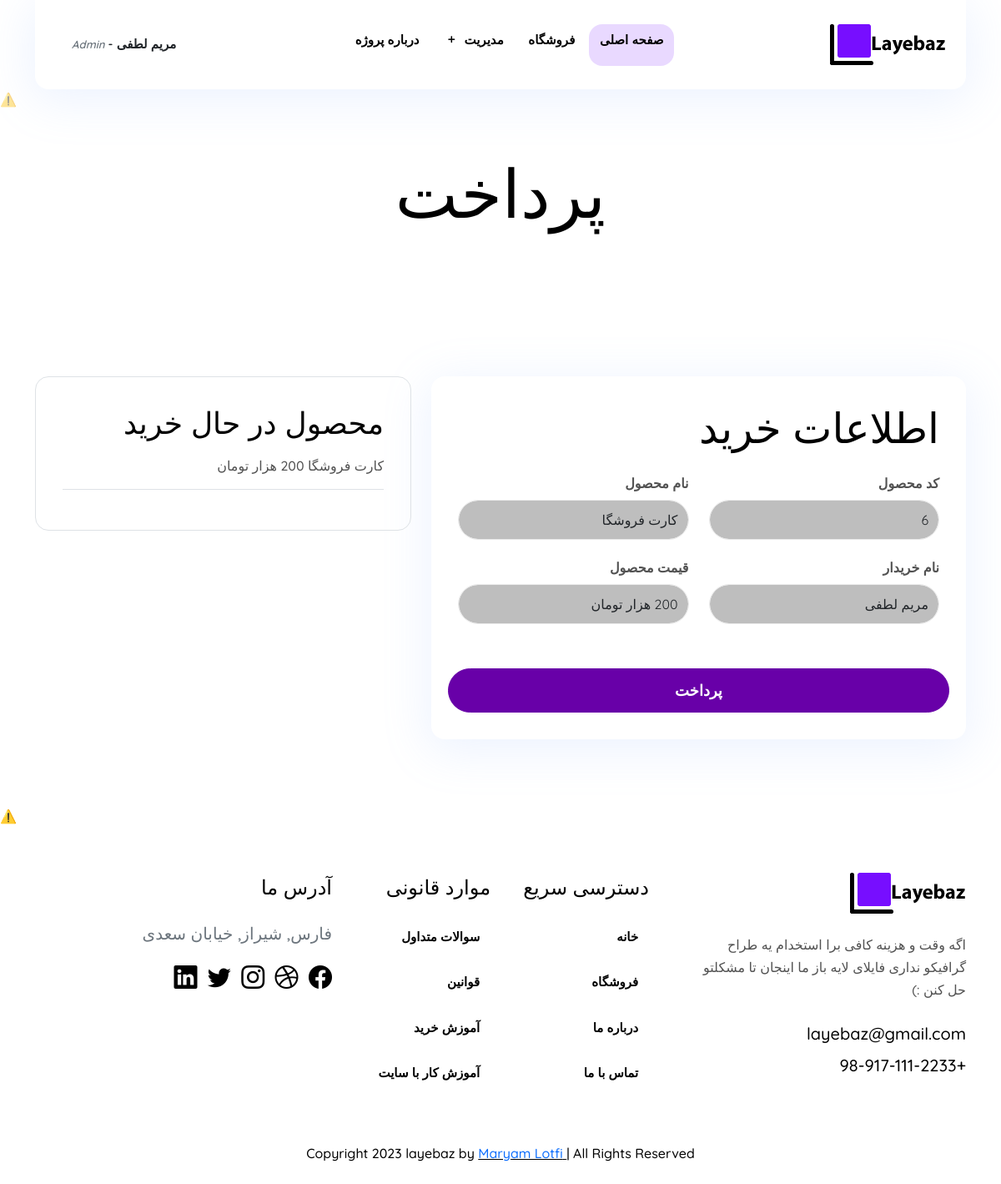
The app's page /product-checkout.php?id=6 (signed in), older data.
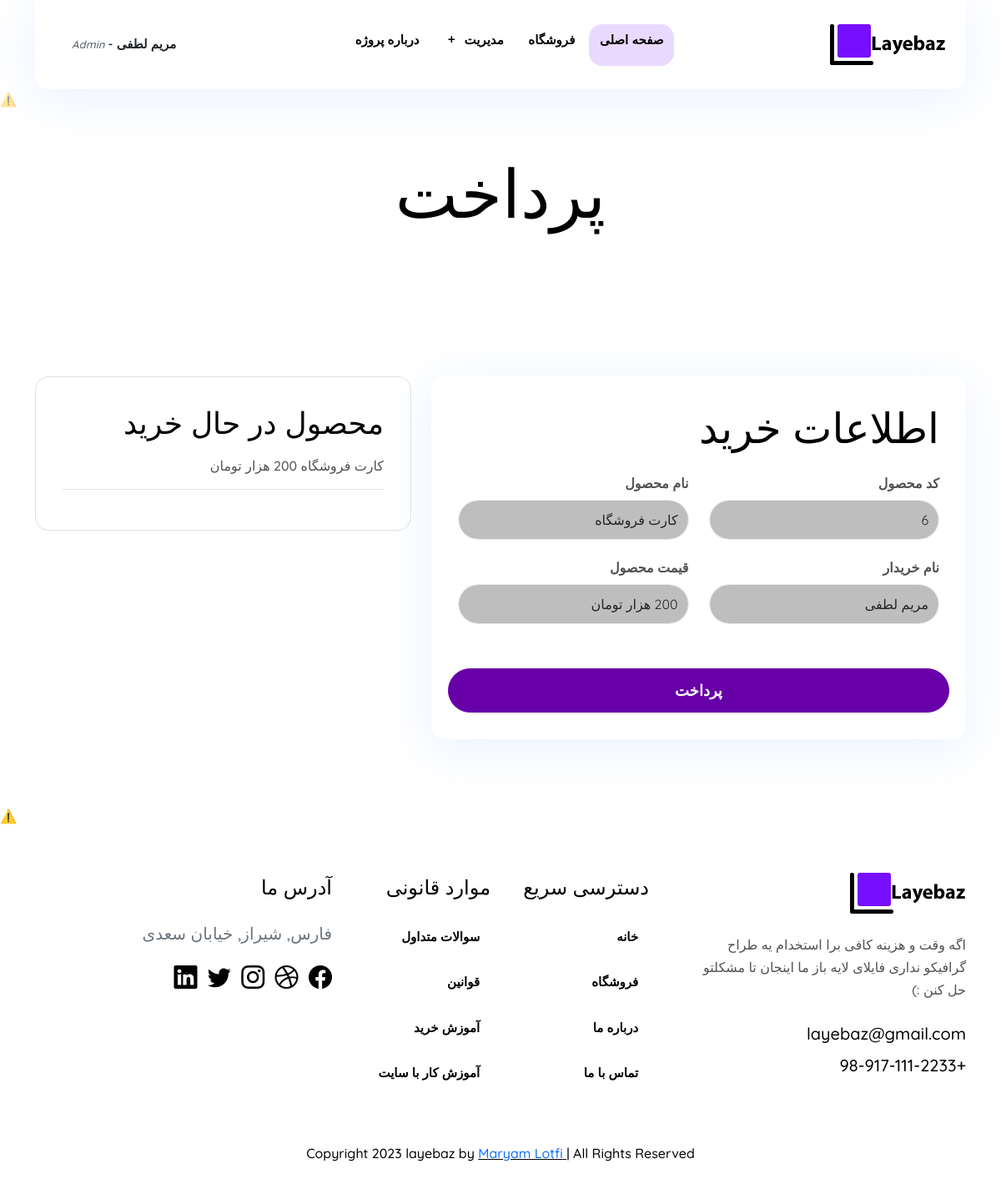
The same page, newer data.
### tables this page shows
CREATE TABLE `products` (
  `productid` int(11) NOT NULL,
  `userid` int(11) NOT NULL,
  `name` varchar(120) NOT NULL,
  `description` text NOT NULL,
  `link` text NOT NULL,
  `image` varchar(120) NOT NULL,
  `price` int(11) NOT NULL
);

### product-checkout.php (the view, shortened to what this page needs)
<?php
include('inc/header.php');
$product_id = 0;
if (isset($_GET['id']))
    $product_id = $_GET['id'];
?>
<?php
$link = mysqli_connect("localhost", "root", "", "layebazdb");
mysqli_query($link, "set names utf8");
$query = "SELECT * FROM products WHERE productid='$product_id'";
$result = mysqli_query($link, $query);
if ($row = mysqli_fetch_array($result)) {
?>
<section class="position-relative overflow-hidden">
    <div class="container">
        <div class="row text-center">
            <div class="col">
                <h1 class="mb-3">پرداخت</h1>
            </div>
        </div>
    </div>
    <div class="position-absolute animation-1">
        <lottie-player src="https://lottie.host/59ba3e9a-bef6-400b-adbb-0eb8c20c9f65/WPBRmjAinD.json"
            background="transparent.html" speed="1" style="width: auto; height: auto;" loop autoplay>
        </lottie-player>
    </div>
</section>
<div class="page-content">
    <section>
        <div class="container">
            <div class="row">
                <div class="col-lg-7 col-md-12">
                    <div class="checkout-form shadow bg-white p-5 rounded-4">
                        <h2 class="mb-4">اطلاعات خرید</h2>
                        <form class="row" action="action-checkout.php" method="post">
                            <div class="col-md-6">
                                <div class="form-group">
                                    <label class="font-w-6">کد محصول</label>
                                    <input type="text" name="ProductId" class="form-control" placeholder="کد محصول"
                                        value="<?= $product_id ?>" style="background-color: rgba(169,169,169,0.75)"
                                        readonly>
                                </div>
                            </div>
                            <div class="col-md-6">
                                <div class="form-group">
                                    <label class="font-w-6">نام محصول </label>
                                    <input type="text" name="ProductName" class="form-control" placeholder="نام محصول"
                                        value="<?= $row['name'] ?>" style="background-color: rgba(169,169,169,0.75)"
                                        readonly>
                                </div>
                            </div>
                            <div class="col-md-6">
                                <div class="form-group">
                                    <label class="font-w-6">نام خریدار</label>
                                    <input type="text" name="Name" class="form-control" placeholder="نام خریدار"
                                        value="<?= $_SESSION['name'] ?>"
                                        style="background-color: rgba(169,169,169,0.75)" readonly>
                                </div>
                            </div>
                            <div class="col-md-6">
                                <div class="form-group">
                                    <label class="font-w-6">قیمت محصول</label>
                                    <input type="text" name="Price" class="form-control" placeholder="قیمت محصول"
                                        value="<?= $row['price'] ?> هزار تومان"
                                        style="background-color: rgba(169,169,169,0.75)" readonly>
                                </div>
                            </div>
                            <button class="btn btn-primary btn-block mt-5" type="submit">پرداخت</button>
                        </form>
                    </div>
                </div>
                <div class="col-lg-5 col-md-12 mt-6 mt-lg-0">
                    <div class="p-3 p-lg-5 border rounded-4">
                        <h3 class="mb-3">محصول در حال خرید</h3>
                        <ul class="list-unstyled">
                            <li class="mb-3 border-bottom pb-3">
                                <span> <?= $row['name'] ?> </span> <span><?= $row['price'] ?> هزار تومان</span>
                            </li>
                        </ul>
                    </div>
                </div>
            </div>
        </div>
    </section>
</div>
<?php
    include('inc/footer.php');
}
?>

Row changes from the older to the newer data that the page shows:
changed products "200 هزار تومان": ProductName "کارت فروشگا" → "کارت فروشگاه"; name "کارت فروشگا" → "کارت فروشگاه"
